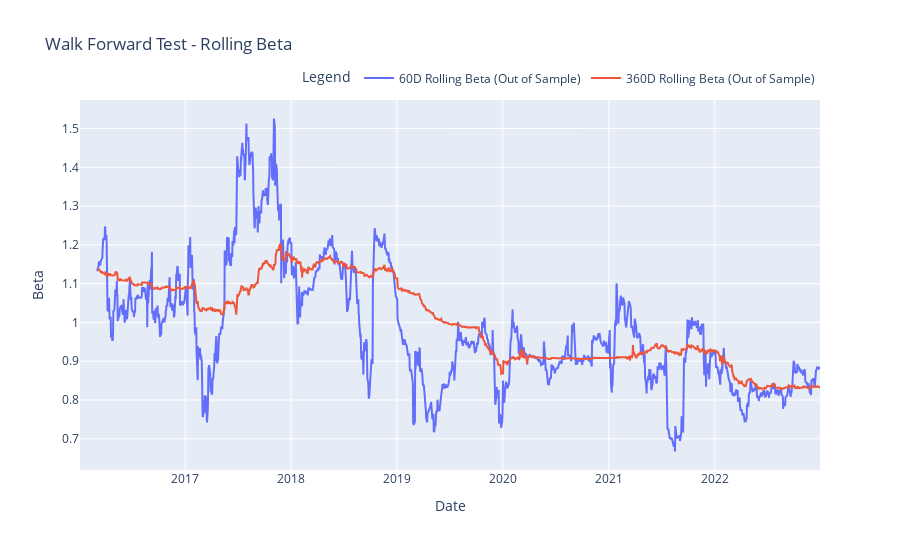

The notebook cell this image was saved under:
### Code cell
# Calculate running beta
mod_short = RollingOLS(data['Daily Returns'], sm.add_constant(data['Daily Returns - Benchmark']), window=41)
mod_long = RollingOLS(data['Daily Returns'], sm.add_constant(data['Daily Returns - Benchmark']), window=252, min_nobs=41, expanding=True)
rolling_params_short = mod_short.fit()
rolling_params_long = mod_long.fit()

# Plot figure
fig = go.Figure()
fig.add_trace(go.Scatter(x=rolling_params_short.params.index, 
                         y=rolling_params_short.params['Daily Returns - Benchmark'],
                    mode='lines',
                    name='60D Rolling Beta (Out of Sample)'))

fig.add_trace(go.Scatter(x=rolling_params_long.params.index, 
                         y=rolling_params_long.params['Daily Returns - Benchmark'],
                    mode='lines',
                    name='360D Rolling Beta (Out of Sample)'))

fig.update_layout(title="Walk Forward Test - Rolling Beta",
    xaxis_title="Date",
    yaxis_title="Beta",
    legend_title="Legend",
     legend=dict(orientation='h',
                yanchor='bottom',
                y=1.02,
                xanchor='right',
                x=1),
                  width=900,
                  height=550)

fig.show()

### Figure 1 — Plotly figure (JSON) as saved in the notebook; plotly's stock layout.template omitted (floating-point values rounded to 4 significant figures; data arrays with more than 128 entries replaced by an {"elided": "..."} marker saying what was removed)
{"data": [{"mode": "lines", "name": "60D Rolling Beta (Out of Sample)", "type": "scatter", "x": {"elided": "1762 str values"}, "y": {"elided": "1762 float values"}}, {"mode": "lines", "name": "360D Rolling Beta (Out of Sample)", "type": "scatter", "x": {"elided": "1762 str values"}, "y": {"elided": "1762 float values"}}], "layout": {"height": 550, "legend": {"orientation": "h", "title": {"text": "Legend"}, "x": 1, "xanchor": "right", "y": 1.02, "yanchor": "bottom"}, "title": {"text": "Walk Forward Test - Rolling Beta"}, "width": 900, "xaxis": {"title": {"text": "Date"}}, "yaxis": {"title": {"text": "Beta"}}}}
